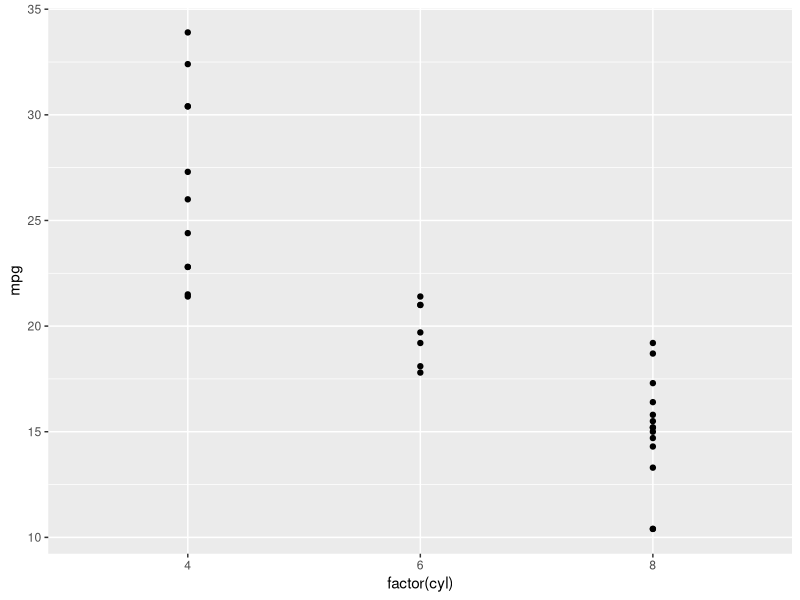
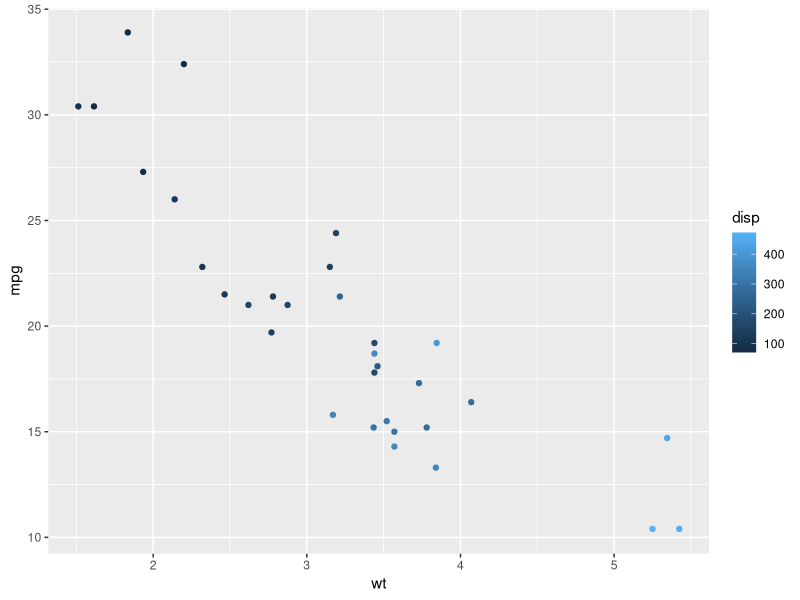
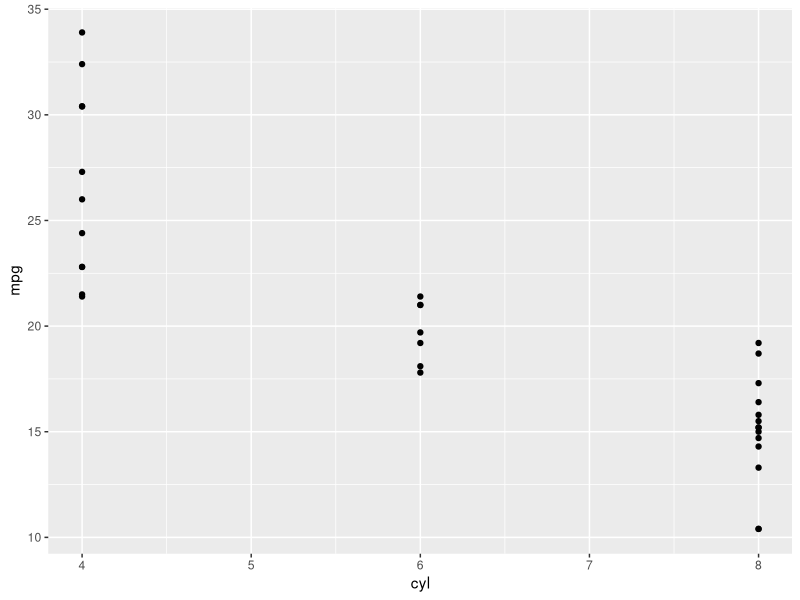
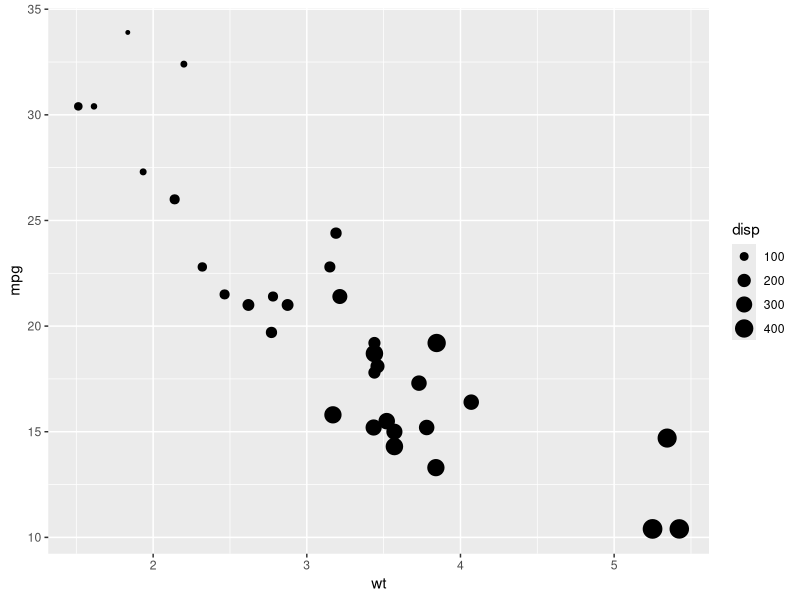

Write the R code that produced these figures, in order. (Note: this script raises an error after producing the figures.)
# Load library and check documentations
library(ggplot2)
?ggplot

# Check documentation of dataset
?mtcars

# check structure of the dataset
str(mtcars)

# check first 6 rows of the data
head(mtcars)

# make a simple scatter plot. The first line creates an object and second executes
ggplot(mtcars, aes(x=factor(cyl), y=mpg)) +
  geom_point()
# the x value was categorical but was taken as discrete, with factor() we convert it to categorical

# simple scatter plot with weight as x and mpg as y, color as displacement
ggplot(mtcars, aes(wt, mpg, color=disp)) +
  geom_point()

# storing aes in a variable and using that to plot the data
a <- aes(x=cyl, y=mpg)
ggplot(mtcars,a) +
  geom_point()

# choosing displacement as the size of the points of data
b <- aes(wt, mpg, size=disp)
ggplot(mtcars, b) +
  geom_point()

# mapping displacement to shape but shape cannot take a continuous variable
c <- aes(wt, mpg, shape=disp)
ggplot(mtcars, c) +
  geom_point()

# This is more informative as we can see difference in data
d <- aes(wt, mpg, shape=factor(cyl))
ggplot(mtcars, d) +
  geom_point()

# This is more informative as we can see difference in data
e <- aes(wt, mpg, color=factor(cyl))
ggplot(mtcars, e) +
  geom_point()

# The geo,_point layer is always above and as such will undo the settings inside aes
ggplot(mtcars,
       aes(wt, mpg, color = factor(cyl))
       ) + geom_point(shape=12,
                      color='red')

ggplot(mtcars,
       aes(wt, mpg, color = factor(cyl))
) + geom_point(shape='triangle',
               color='blue')

library(tidyverse)
?diamonds
str(diamonds)
head(diamonds)
view(diamonds)

#trying out geom_smooth, which makes a line through the distribution
a <- aes(carat, price)
ggplot(diamonds, a)+
  geom_point() +
  geom_smooth()

# storing the plottable object to a variable
plt_price_vs_carat <- ggplot(diamonds, a)
# storing the object and type of plot to a variable and then calling the variable
plt_price_vs_carat_point <- plt_price_vs_carat + geom_point()
plt_price_vs_carat_point

# using the previous variable for a different plot
plt_price_vs_carat_line <- plt_price_vs_carat + geom_smooth()
plt_price_vs_carat_line

p <- ggplot(diamonds, aes(carat, price, color = clarity))
p + geom_point(alpha = 0.5, shape = 14) + geom_smooth()

ggplot(mtcars, aes(factor(cyl), mpg, color = factor(am))) +
  geom_jitter(width = 0.3)

#binwidth is the width of the bars
ggplot(mtcars, aes(mpg)) +
  geom_histogram(binwidth = 5)

# storing a color hex code into a var
light_blue <- "#51A8C9"

# using density to show frequency and adding color fill
ggplot(mtcars, aes(mpg, ..density..)) +
  geom_histogram(binwidth = 5, fill = light_blue)


ggplot(mtcars, aes(mpg, fill = factor(am))) +
  geom_histogram(binwidth = 5)

ggplot(mtcars, aes(mpg, fill = factor(am))) +
  geom_histogram(binwidth = 5, position = 'dodge')

ggplot(mtcars, aes(mpg, fill = factor(am))) +
  geom_histogram(binwidth = 5, position = 'fill')

ggplot(mtcars, aes(mpg, fill = factor(am))) +
  geom_histogram(binwidth = 5, position = 'identity', alpha = 0.5)

ggplot(mtcars, aes(factor(cyl), fill = factor(am))) +
  geom_bar()

ggplot(mtcars, aes(factor(cyl), fill = factor(am))) +
  geom_bar(position = 'dodge')

ggplot(mtcars, aes(factor(cyl), fill = factor(am))) +
  geom_bar(position = 'fill')

ggplot(mtcars, aes(factor(cyl), fill = factor(am))) +
  geom_bar(position = 'identity', alpha = 0.5)

# reading documents for themes function
?theme
?theme_classic

ggplot(mtcars, aes(factor(cyl), fill = factor(am))) +
  geom_bar(position = 'dodge') +
  theme(legend.position = 'none')

ggplot(mtcars, aes(factor(cyl), fill = factor(am))) +
  geom_bar(position = 'dodge') +
  theme(legend.position = 'bottom')

ggplot(mtcars, aes(factor(cyl), fill = factor(am))) +
  geom_bar(position = 'dodge') +
  theme(legend.position = c(0.12, 0.8))

?economics
str(economics)
head(economics)

ggplot(economics, aes(date, unemploy)) +
  geom_line()

ggplot(economics, aes(date, unemploy/pop)) +
  geom_line()
